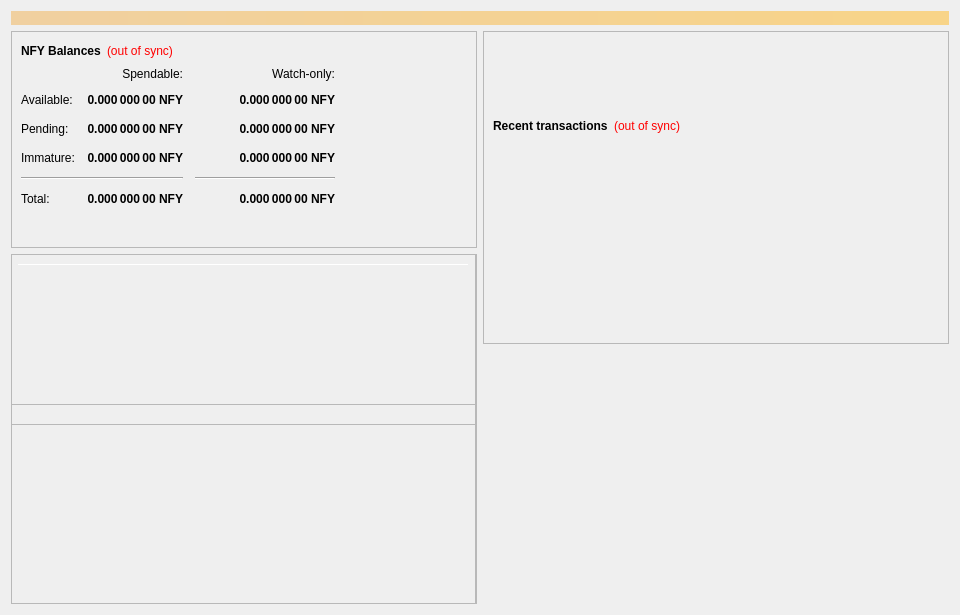
<?xml version="1.0" encoding="UTF-8"?>
<ui version="4.0">
 <class>OverviewPage</class>
 <widget class="QWidget" name="OverviewPage">
  <property name="geometry">
   <rect>
    <x>0</x>
    <y>0</y>
    <width>960</width>
    <height>615</height>
   </rect>
  </property>
  <property name="minimumSize">
   <size>
    <width>960</width>
    <height>0</height>
   </size>
  </property>
  <property name="windowTitle">
   <string>Form</string>
  </property>
  <layout class="QVBoxLayout" name="topLayout">
   <item>
    <widget class="QLabel" name="labelAlerts">
     <property name="visible">
      <bool>false</bool>
     </property>
     <property name="styleSheet">
      <string notr="true">background-color: qlineargradient(x1: 0, y1: 0, x2: 1, y2: 0, stop:0 #F0D0A0, stop:1 #F8D488); color:#000000;</string>
     </property>
     <property name="wordWrap">
      <bool>true</bool>
     </property>
     <property name="margin">
      <number>3</number>
     </property>
    </widget>
   </item>
   <item>
    <layout class="QHBoxLayout" name="horizontalLayout" stretch="1,1">
     <item>
      <layout class="QVBoxLayout" name="verticalLayout_2">
       <item>
        <widget class="QFrame" name="frame">
         <property name="frameShape">
          <enum>QFrame::StyledPanel</enum>
         </property>
         <property name="frameShadow">
          <enum>QFrame::Raised</enum>
         </property>
         <layout class="QVBoxLayout" name="verticalLayout_4">
          <item>
           <layout class="QHBoxLayout" name="horizontalLayout_4">
            <item>
             <widget class="QLabel" name="label_5">
              <property name="font">
               <font>
                <weight>75</weight>
                <bold>true</bold>
               </font>
              </property>
              <property name="text">
               <string>NFY Balances</string>
              </property>
             </widget>
            </item>
            <item>
             <widget class="QLabel" name="labelWalletStatus">
              <property name="cursor">
               <cursorShape>WhatsThisCursor</cursorShape>
              </property>
              <property name="toolTip">
               <string>The displayed information may be out of date. Your wallet automatically synchronizes with the Nodify network after a connection is established, but this process has not completed yet.</string>
              </property>
              <property name="styleSheet">
               <string notr="true">QLabel { color: red; }</string>
              </property>
              <property name="text">
               <string notr="true">(out of sync)</string>
              </property>
              <property name="alignment">
               <set>Qt::AlignLeading|Qt::AlignLeft|Qt::AlignVCenter</set>
              </property>
             </widget>
            </item>
            <item>
             <spacer name="horizontalSpacer_3">
              <property name="orientation">
               <enum>Qt::Horizontal</enum>
              </property>
              <property name="sizeHint" stdset="0">
               <size>
                <width>40</width>
                <height>20</height>
               </size>
              </property>
             </spacer>
            </item>
           </layout>
          </item>
          <item>
           <layout class="QGridLayout" name="gridLayout">
            <property name="spacing">
             <number>12</number>
            </property>
            <item row="2" column="2">
             <widget class="QLabel" name="labelWatchPending">
              <property name="font">
               <font>
                <weight>75</weight>
                <bold>true</bold>
               </font>
              </property>
              <property name="cursor">
               <cursorShape>IBeamCursor</cursorShape>
              </property>
              <property name="toolTip">
               <string>Unconfirmed transactions to watch-only addresses</string>
              </property>
              <property name="text">
               <string notr="true">0.000 000 00 NFY</string>
              </property>
              <property name="alignment">
               <set>Qt::AlignRight|Qt::AlignTrailing|Qt::AlignVCenter</set>
              </property>
              <property name="textInteractionFlags">
               <set>Qt::LinksAccessibleByMouse|Qt::TextSelectableByKeyboard|Qt::TextSelectableByMouse</set>
              </property>
             </widget>
            </item>
            <item row="2" column="1">
             <widget class="QLabel" name="labelUnconfirmed">
              <property name="font">
               <font>
                <weight>75</weight>
                <bold>true</bold>
               </font>
              </property>
              <property name="cursor">
               <cursorShape>IBeamCursor</cursorShape>
              </property>
              <property name="toolTip">
               <string>Total of transactions that have yet to be confirmed, and do not yet count toward the spendable balance</string>
              </property>
              <property name="text">
               <string notr="true">0.000 000 00 NFY</string>
              </property>
              <property name="alignment">
               <set>Qt::AlignRight|Qt::AlignTrailing|Qt::AlignVCenter</set>
              </property>
              <property name="textInteractionFlags">
               <set>Qt::LinksAccessibleByMouse|Qt::TextSelectableByKeyboard|Qt::TextSelectableByMouse</set>
              </property>
             </widget>
            </item>
            <item row="3" column="2">
             <widget class="QLabel" name="labelWatchImmature">
              <property name="font">
               <font>
                <weight>75</weight>
                <bold>true</bold>
               </font>
              </property>
              <property name="cursor">
               <cursorShape>IBeamCursor</cursorShape>
              </property>
              <property name="toolTip">
               <string>Staked or masternode rewards in watch-only addresses that has not yet matured</string>
              </property>
              <property name="text">
               <string notr="true">0.000 000 00 NFY</string>
              </property>
              <property name="alignment">
               <set>Qt::AlignRight|Qt::AlignTrailing|Qt::AlignVCenter</set>
              </property>
              <property name="textInteractionFlags">
               <set>Qt::LinksAccessibleByMouse|Qt::TextSelectableByKeyboard|Qt::TextSelectableByMouse</set>
              </property>
             </widget>
            </item>
            <item row="4" column="0" colspan="2">
             <widget class="Line" name="lineSpendableBalance">
              <property name="orientation">
               <enum>Qt::Horizontal</enum>
              </property>
             </widget>
            </item>
            <item row="4" column="2">
             <widget class="Line" name="lineWatchBalance">
              <property name="sizePolicy">
               <sizepolicy hsizetype="Preferred" vsizetype="Fixed">
                <horstretch>0</horstretch>
                <verstretch>0</verstretch>
               </sizepolicy>
              </property>
              <property name="minimumSize">
               <size>
                <width>140</width>
                <height>0</height>
               </size>
              </property>
              <property name="orientation">
               <enum>Qt::Horizontal</enum>
              </property>
             </widget>
            </item>
            <item row="5" column="0">
             <widget class="QLabel" name="labelTotalText">
              <property name="text">
               <string>Total:</string>
              </property>
             </widget>
            </item>
            <item row="3" column="1">
             <widget class="QLabel" name="labelImmature">
              <property name="font">
               <font>
                <weight>75</weight>
                <bold>true</bold>
               </font>
              </property>
              <property name="cursor">
               <cursorShape>IBeamCursor</cursorShape>
              </property>
              <property name="toolTip">
               <string>Staked or masternode rewards that has not yet matured</string>
              </property>
              <property name="text">
               <string notr="true">0.000 000 00 NFY</string>
              </property>
              <property name="alignment">
               <set>Qt::AlignRight|Qt::AlignTrailing|Qt::AlignVCenter</set>
              </property>
              <property name="textInteractionFlags">
               <set>Qt::LinksAccessibleByMouse|Qt::TextSelectableByKeyboard|Qt::TextSelectableByMouse</set>
              </property>
             </widget>
            </item>
            <item row="2" column="3">
             <spacer name="horizontalSpacer_2">
              <property name="orientation">
               <enum>Qt::Horizontal</enum>
              </property>
              <property name="sizeHint" stdset="0">
               <size>
                <width>40</width>
                <height>20</height>
               </size>
              </property>
             </spacer>
            </item>
            <item row="3" column="0">
             <widget class="QLabel" name="labelImmatureText">
              <property name="text">
               <string>Immature:</string>
              </property>
             </widget>
            </item>
            <item row="5" column="1">
             <widget class="QLabel" name="labelTotal">
              <property name="font">
               <font>
                <weight>75</weight>
                <bold>true</bold>
               </font>
              </property>
              <property name="cursor">
               <cursorShape>IBeamCursor</cursorShape>
              </property>
              <property name="toolTip">
               <string>Your current total balance</string>
              </property>
              <property name="text">
               <string notr="true">0.000 000 00 NFY</string>
              </property>
              <property name="alignment">
               <set>Qt::AlignRight|Qt::AlignTrailing|Qt::AlignVCenter</set>
              </property>
              <property name="textInteractionFlags">
               <set>Qt::LinksAccessibleByMouse|Qt::TextSelectableByKeyboard|Qt::TextSelectableByMouse</set>
              </property>
             </widget>
            </item>
            <item row="5" column="2">
             <widget class="QLabel" name="labelWatchTotal">
              <property name="font">
               <font>
                <weight>75</weight>
                <bold>true</bold>
               </font>
              </property>
              <property name="cursor">
               <cursorShape>IBeamCursor</cursorShape>
              </property>
              <property name="toolTip">
               <string>Current total balance in watch-only addresses</string>
              </property>
              <property name="text">
               <string notr="true">0.000 000 00 NFY</string>
              </property>
              <property name="alignment">
               <set>Qt::AlignRight|Qt::AlignTrailing|Qt::AlignVCenter</set>
              </property>
              <property name="textInteractionFlags">
               <set>Qt::LinksAccessibleByMouse|Qt::TextSelectableByKeyboard|Qt::TextSelectableByMouse</set>
              </property>
             </widget>
            </item>
            <item row="0" column="2">
             <widget class="QLabel" name="labelWatchonly">
              <property name="text">
               <string>Watch-only:</string>
              </property>
              <property name="alignment">
               <set>Qt::AlignRight|Qt::AlignTrailing|Qt::AlignVCenter</set>
              </property>
             </widget>
            </item>
            <item row="1" column="0">
             <widget class="QLabel" name="labelBalanceText">
              <property name="text">
               <string>Available:</string>
              </property>
             </widget>
            </item>
            <item row="1" column="1">
             <widget class="QLabel" name="labelBalance">
              <property name="font">
               <font>
                <weight>75</weight>
                <bold>true</bold>
               </font>
              </property>
              <property name="cursor">
               <cursorShape>IBeamCursor</cursorShape>
              </property>
              <property name="toolTip">
               <string>Your current spendable balance</string>
              </property>
              <property name="text">
               <string notr="true">0.000 000 00 NFY</string>
              </property>
              <property name="alignment">
               <set>Qt::AlignRight|Qt::AlignTrailing|Qt::AlignVCenter</set>
              </property>
              <property name="textInteractionFlags">
               <set>Qt::LinksAccessibleByMouse|Qt::TextSelectableByKeyboard|Qt::TextSelectableByMouse</set>
              </property>
             </widget>
            </item>
            <item row="1" column="2">
             <widget class="QLabel" name="labelWatchAvailable">
              <property name="font">
               <font>
                <weight>75</weight>
                <bold>true</bold>
               </font>
              </property>
              <property name="cursor">
               <cursorShape>IBeamCursor</cursorShape>
              </property>
              <property name="toolTip">
               <string>Your current balance in watch-only addresses</string>
              </property>
              <property name="text">
               <string notr="true">0.000 000 00 NFY</string>
              </property>
              <property name="alignment">
               <set>Qt::AlignRight|Qt::AlignTrailing|Qt::AlignVCenter</set>
              </property>
              <property name="textInteractionFlags">
               <set>Qt::LinksAccessibleByMouse|Qt::TextSelectableByKeyboard|Qt::TextSelectableByMouse</set>
              </property>
             </widget>
            </item>
            <item row="2" column="0">
             <widget class="QLabel" name="labelPendingText">
              <property name="text">
               <string>Pending:</string>
              </property>
             </widget>
            </item>
            <item row="0" column="1">
             <widget class="QLabel" name="labelSpendable">
              <property name="text">
               <string>Spendable:</string>
              </property>
              <property name="alignment">
               <set>Qt::AlignRight|Qt::AlignTrailing|Qt::AlignVCenter</set>
              </property>
             </widget>
            </item>
           </layout>
          </item>
          <item>
           <spacer name="verticalSpacer_4">
            <property name="orientation">
             <enum>Qt::Vertical</enum>
            </property>
            <property name="sizeHint" stdset="0">
             <size>
              <width>20</width>
              <height>40</height>
             </size>
            </property>
           </spacer>
          </item>
         </layout>
        </widget>
       </item>
       <item>
        <widget class="QFrame" name="frameObfuscation">
         <property name="minimumSize">
          <size>
           <width>0</width>
           <height>350</height>
          </size>
         </property>
         <property name="layoutDirection">
          <enum>Qt::LeftToRight</enum>
         </property>
         <property name="frameShape">
          <enum>QFrame::StyledPanel</enum>
         </property>
         <property name="frameShadow">
          <enum>QFrame::Raised</enum>
         </property>
         <widget class="QPushButton" name="runAutoDenom">
          <property name="geometry">
           <rect>
            <x>251</x>
            <y>17</y>
            <width>1</width>
            <height>1</height>
           </rect>
          </property>
          <property name="palette">
           <palette>
            <active>
             <colorrole role="WindowText">
              <brush brushstyle="SolidPattern">
               <color alpha="255">
                <red>0</red>
                <green>0</green>
                <blue>0</blue>
               </color>
              </brush>
             </colorrole>
             <colorrole role="Button">
              <brush brushstyle="SolidPattern">
               <color alpha="255">
                <red>239</red>
                <green>238</green>
                <blue>238</blue>
               </color>
              </brush>
             </colorrole>
             <colorrole role="Light">
              <brush brushstyle="SolidPattern">
               <color alpha="255">
                <red>255</red>
                <green>255</green>
                <blue>255</blue>
               </color>
              </brush>
             </colorrole>
             <colorrole role="Midlight">
              <brush brushstyle="SolidPattern">
               <color alpha="255">
                <red>247</red>
                <green>246</green>
                <blue>246</blue>
               </color>
              </brush>
             </colorrole>
             <colorrole role="Dark">
              <brush brushstyle="SolidPattern">
               <color alpha="255">
                <red>119</red>
                <green>119</green>
                <blue>119</blue>
               </color>
              </brush>
             </colorrole>
             <colorrole role="Mid">
              <brush brushstyle="SolidPattern">
               <color alpha="255">
                <red>159</red>
                <green>159</green>
                <blue>159</blue>
               </color>
              </brush>
             </colorrole>
             <colorrole role="Text">
              <brush brushstyle="SolidPattern">
               <color alpha="255">
                <red>0</red>
                <green>0</green>
                <blue>0</blue>
               </color>
              </brush>
             </colorrole>
             <colorrole role="BrightText">
              <brush brushstyle="SolidPattern">
               <color alpha="255">
                <red>255</red>
                <green>255</green>
                <blue>255</blue>
               </color>
              </brush>
             </colorrole>
             <colorrole role="ButtonText">
              <brush brushstyle="SolidPattern">
               <color alpha="255">
                <red>0</red>
                <green>0</green>
                <blue>0</blue>
               </color>
              </brush>
             </colorrole>
             <colorrole role="Base">
              <brush brushstyle="SolidPattern">
               <color alpha="255">
                <red>255</red>
                <green>255</green>
                <blue>255</blue>
               </color>
              </brush>
             </colorrole>
             <colorrole role="Window">
              <brush brushstyle="SolidPattern">
               <color alpha="255">
                <red>239</red>
                <green>238</green>
                <blue>238</blue>
               </color>
              </brush>
             </colorrole>
             <colorrole role="Shadow">
              <brush brushstyle="SolidPattern">
               <color alpha="255">
                <red>0</red>
                <green>0</green>
                <blue>0</blue>
               </color>
              </brush>
             </colorrole>
             <colorrole role="AlternateBase">
              <brush brushstyle="SolidPattern">
               <color alpha="255">
                <red>247</red>
                <green>246</green>
                <blue>246</blue>
               </color>
              </brush>
             </colorrole>
             <colorrole role="ToolTipBase">
              <brush brushstyle="SolidPattern">
               <color alpha="255">
                <red>255</red>
                <green>255</green>
                <blue>220</blue>
               </color>
              </brush>
             </colorrole>
             <colorrole role="ToolTipText">
              <brush brushstyle="SolidPattern">
               <color alpha="255">
                <red>0</red>
                <green>0</green>
                <blue>0</blue>
               </color>
              </brush>
             </colorrole>
            </active>
            <inactive>
             <colorrole role="WindowText">
              <brush brushstyle="SolidPattern">
               <color alpha="255">
                <red>0</red>
                <green>0</green>
                <blue>0</blue>
               </color>
              </brush>
             </colorrole>
             <colorrole role="Button">
              <brush brushstyle="SolidPattern">
               <color alpha="255">
                <red>239</red>
                <green>238</green>
                <blue>238</blue>
               </color>
              </brush>
             </colorrole>
             <colorrole role="Light">
              <brush brushstyle="SolidPattern">
               <color alpha="255">
                <red>255</red>
                <green>255</green>
                <blue>255</blue>
               </color>
              </brush>
             </colorrole>
             <colorrole role="Midlight">
              <brush brushstyle="SolidPattern">
               <color alpha="255">
                <red>247</red>
                <green>246</green>
                <blue>246</blue>
               </color>
              </brush>
             </colorrole>
             <colorrole role="Dark">
              <brush brushstyle="SolidPattern">
               <color alpha="255">
                <red>119</red>
                <green>119</green>
                <blue>119</blue>
               </color>
              </brush>
             </colorrole>
             <colorrole role="Mid">
              <brush brushstyle="SolidPattern">
               <color alpha="255">
                <red>159</red>
                <green>159</green>
                <blue>159</blue>
               </color>
              </brush>
             </colorrole>
             <colorrole role="Text">
              <brush brushstyle="SolidPattern">
               <color alpha="255">
                <red>0</red>
                <green>0</green>
                <blue>0</blue>
               </color>
              </brush>
             </colorrole>
             <colorrole role="BrightText">
              <brush brushstyle="SolidPattern">
               <color alpha="255">
                <red>255</red>
                <green>255</green>
                <blue>255</blue>
               </color>
              </brush>
             </colorrole>
             <colorrole role="ButtonText">
              <brush brushstyle="SolidPattern">
               <color alpha="255">
                <red>0</red>
                <green>0</green>
                <blue>0</blue>
               </color>
              </brush>
             </colorrole>
             <colorrole role="Base">
              <brush brushstyle="SolidPattern">
               <color alpha="255">
                <red>255</red>
                <green>255</green>
                <blue>255</blue>
               </color>
              </brush>
             </colorrole>
             <colorrole role="Window">
              <brush brushstyle="SolidPattern">
               <color alpha="255">
                <red>239</red>
                <green>238</green>
                <blue>238</blue>
               </color>
              </brush>
             </colorrole>
             <colorrole role="Shadow">
              <brush brushstyle="SolidPattern">
               <color alpha="255">
                <red>0</red>
                <green>0</green>
                <blue>0</blue>
               </color>
              </brush>
             </colorrole>
             <colorrole role="AlternateBase">
              <brush brushstyle="SolidPattern">
               <color alpha="255">
                <red>247</red>
                <green>246</green>
                <blue>246</blue>
               </color>
              </brush>
             </colorrole>
             <colorrole role="ToolTipBase">
              <brush brushstyle="SolidPattern">
               <color alpha="255">
                <red>255</red>
                <green>255</green>
                <blue>220</blue>
               </color>
              </brush>
             </colorrole>
             <colorrole role="ToolTipText">
              <brush brushstyle="SolidPattern">
               <color alpha="255">
                <red>0</red>
                <green>0</green>
                <blue>0</blue>
               </color>
              </brush>
             </colorrole>
            </inactive>
            <disabled>
             <colorrole role="WindowText">
              <brush brushstyle="SolidPattern">
               <color alpha="255">
                <red>119</red>
                <green>119</green>
                <blue>119</blue>
               </color>
              </brush>
             </colorrole>
             <colorrole role="Button">
              <brush brushstyle="SolidPattern">
               <color alpha="255">
                <red>239</red>
                <green>238</green>
                <blue>238</blue>
               </color>
              </brush>
             </colorrole>
             <colorrole role="Light">
              <brush brushstyle="SolidPattern">
               <color alpha="255">
                <red>255</red>
                <green>255</green>
                <blue>255</blue>
               </color>
              </brush>
             </colorrole>
             <colorrole role="Midlight">
              <brush brushstyle="SolidPattern">
               <color alpha="255">
                <red>247</red>
                <green>246</green>
                <blue>246</blue>
               </color>
              </brush>
             </colorrole>
             <colorrole role="Dark">
              <brush brushstyle="SolidPattern">
               <color alpha="255">
                <red>119</red>
                <green>119</green>
                <blue>119</blue>
               </color>
              </brush>
             </colorrole>
             <colorrole role="Mid">
              <brush brushstyle="SolidPattern">
               <color alpha="255">
                <red>159</red>
                <green>159</green>
                <blue>159</blue>
               </color>
              </brush>
             </colorrole>
             <colorrole role="Text">
              <brush brushstyle="SolidPattern">
               <color alpha="255">
                <red>119</red>
                <green>119</green>
                <blue>119</blue>
               </color>
              </brush>
             </colorrole>
             <colorrole role="BrightText">
              <brush brushstyle="SolidPattern">
               <color alpha="255">
                <red>255</red>
                <green>255</green>
                <blue>255</blue>
               </color>
              </brush>
             </colorrole>
             <colorrole role="ButtonText">
              <brush brushstyle="SolidPattern">
               <color alpha="255">
                <red>119</red>
                <green>119</green>
                <blue>119</blue>
               </color>
              </brush>
             </colorrole>
             <colorrole role="Base">
              <brush brushstyle="SolidPattern">
               <color alpha="255">
                <red>239</red>
                <green>238</green>
                <blue>238</blue>
               </color>
              </brush>
             </colorrole>
             <colorrole role="Window">
              <brush brushstyle="SolidPattern">
               <color alpha="255">
                <red>239</red>
                <green>238</green>
                <blue>238</blue>
               </color>
              </brush>
             </colorrole>
             <colorrole role="Shadow">
              <brush brushstyle="SolidPattern">
               <color alpha="255">
                <red>0</red>
                <green>0</green>
                <blue>0</blue>
               </color>
              </brush>
             </colorrole>
             <colorrole role="AlternateBase">
              <brush brushstyle="SolidPattern">
               <color alpha="255">
                <red>239</red>
                <green>238</green>
                <blue>238</blue>
               </color>
              </brush>
             </colorrole>
             <colorrole role="ToolTipBase">
              <brush brushstyle="SolidPattern">
               <color alpha="255">
                <red>255</red>
                <green>255</green>
                <blue>220</blue>
               </color>
              </brush>
             </colorrole>
             <colorrole role="ToolTipText">
              <brush brushstyle="SolidPattern">
               <color alpha="255">
                <red>0</red>
                <green>0</green>
                <blue>0</blue>
               </color>
              </brush>
             </colorrole>
            </disabled>
           </palette>
          </property>
          <property name="focusPolicy">
           <enum>Qt::NoFocus</enum>
          </property>
          <property name="autoFillBackground">
           <bool>true</bool>
          </property>
          <property name="text">
           <string/>
          </property>
          <property name="flat">
           <bool>true</bool>
          </property>
         </widget>
         <widget class="Line" name="line">
          <property name="geometry">
           <rect>
            <x>7</x>
            <y>10</y>
            <width>451</width>
            <height>1</height>
           </rect>
          </property>
          <property name="orientation">
           <enum>Qt::Horizontal</enum>
          </property>
         </widget>
         <widget class="QFrame" name="frame_3">
          <property name="geometry">
           <rect>
            <x>0</x>
            <y>150</y>
            <width>465</width>
            <height>201</height>
           </rect>
          </property>
          <property name="frameShape">
           <enum>QFrame::StyledPanel</enum>
          </property>
          <property name="frameShadow">
           <enum>QFrame::Raised</enum>
          </property>
         </widget>
         <widget class="QFrame" name="frame_4">
          <property name="geometry">
           <rect>
            <x>0</x>
            <y>0</y>
            <width>465</width>
            <height>171</height>
           </rect>
          </property>
          <property name="frameShape">
           <enum>QFrame::StyledPanel</enum>
          </property>
          <property name="frameShadow">
           <enum>QFrame::Raised</enum>
          </property>
         </widget>
        </widget>
       </item>
      </layout>
     </item>
     <item>
      <layout class="QVBoxLayout" name="verticalLayout_3">
       <item>
        <widget class="QFrame" name="frame_2">
         <property name="frameShape">
          <enum>QFrame::StyledPanel</enum>
         </property>
         <property name="frameShadow">
          <enum>QFrame::Raised</enum>
         </property>
         <layout class="QVBoxLayout" name="verticalLayout">
          <item>
           <spacer name="verticalSpacer_3">
            <property name="orientation">
             <enum>Qt::Vertical</enum>
            </property>
            <property name="sizeType">
             <enum>QSizePolicy::Fixed</enum>
            </property>
            <property name="sizeHint" stdset="0">
             <size>
              <width>20</width>
              <height>75</height>
             </size>
            </property>
           </spacer>
          </item>
          <item>
           <layout class="QHBoxLayout" name="horizontalLayout_2">
            <item>
             <widget class="QLabel" name="label_4">
              <property name="font">
               <font>
                <weight>75</weight>
                <bold>true</bold>
               </font>
              </property>
              <property name="text">
               <string>Recent transactions</string>
              </property>
             </widget>
            </item>
            <item>
             <widget class="QLabel" name="labelTransactionsStatus">
              <property name="cursor">
               <cursorShape>WhatsThisCursor</cursorShape>
              </property>
              <property name="toolTip">
               <string>The displayed information may be out of date. Your wallet automatically synchronizes with the Nodify network after a connection is established, but this process has not completed yet.</string>
              </property>
              <property name="styleSheet">
               <string notr="true">QLabel { color: red; }</string>
              </property>
              <property name="text">
               <string notr="true">(out of sync)</string>
              </property>
              <property name="alignment">
               <set>Qt::AlignRight|Qt::AlignTrailing|Qt::AlignVCenter</set>
              </property>
             </widget>
            </item>
            <item>
             <spacer name="horizontalSpacer">
              <property name="orientation">
               <enum>Qt::Horizontal</enum>
              </property>
              <property name="sizeHint" stdset="0">
               <size>
                <width>40</width>
                <height>20</height>
               </size>
              </property>
             </spacer>
            </item>
           </layout>
          </item>
          <item>
           <widget class="QListView" name="listTransactions">
            <property name="styleSheet">
             <string notr="true">QListView { background: transparent; }</string>
            </property>
            <property name="frameShape">
             <enum>QFrame::NoFrame</enum>
            </property>
            <property name="verticalScrollBarPolicy">
             <enum>Qt::ScrollBarAlwaysOff</enum>
            </property>
            <property name="horizontalScrollBarPolicy">
             <enum>Qt::ScrollBarAlwaysOff</enum>
            </property>
            <property name="selectionMode">
             <enum>QAbstractItemView::NoSelection</enum>
            </property>
           </widget>
          </item>
         </layout>
        </widget>
       </item>
       <item>
        <spacer name="verticalSpacer_2">
         <property name="orientation">
          <enum>Qt::Vertical</enum>
         </property>
         <property name="sizeType">
          <enum>QSizePolicy::Expanding</enum>
         </property>
         <property name="sizeHint" stdset="0">
          <size>
           <width>20</width>
           <height>40</height>
          </size>
         </property>
        </spacer>
       </item>
      </layout>
     </item>
    </layout>
   </item>
  </layout>
 </widget>
 <resources/>
 <connections/>
</ui>
